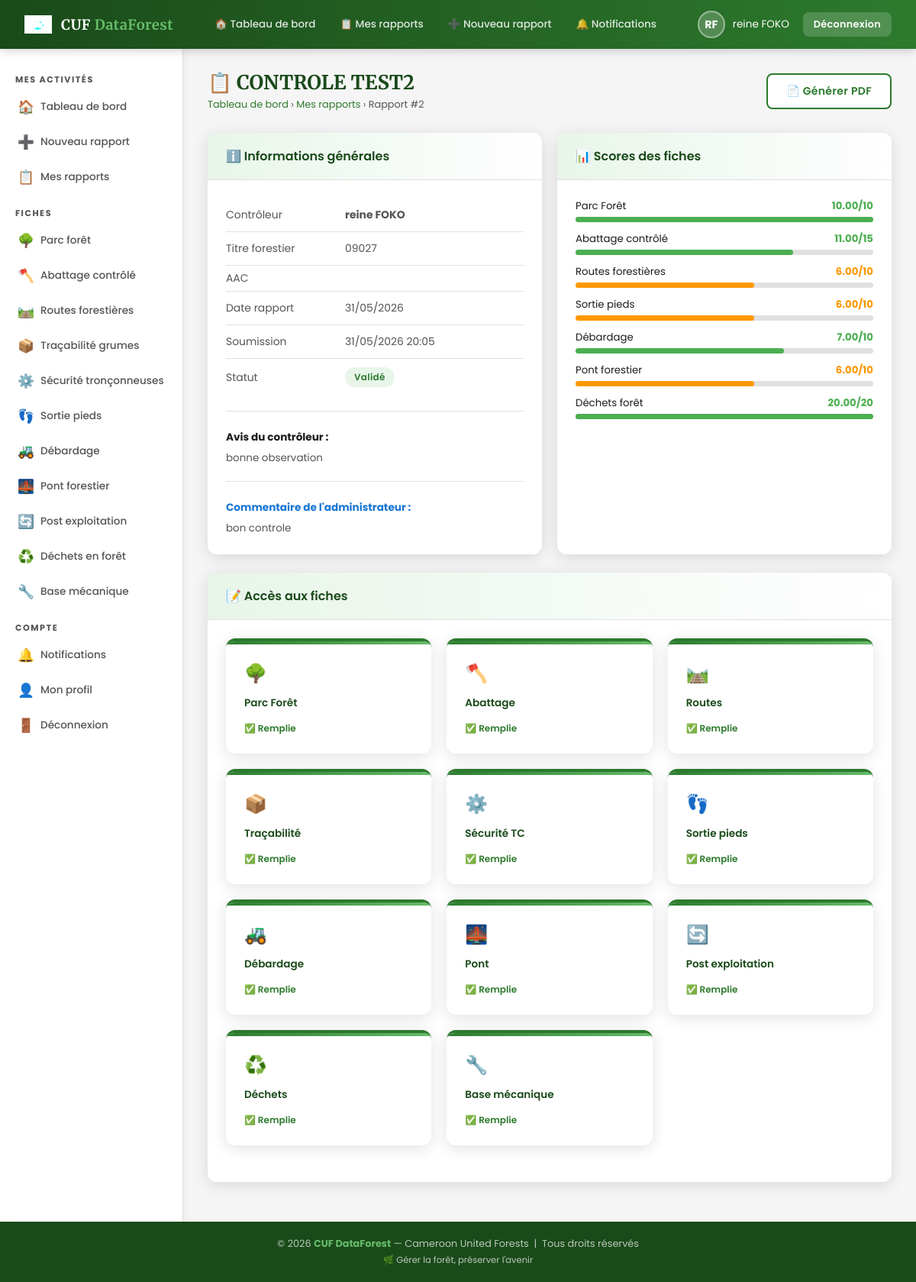
/pages/rapport_detail.php?id=2 (signed in), run on the app's committed database.
### tables this page shows
CREATE TABLE `rapports` (
  `id` int(11) NOT NULL,
  `controleur_id` int(11) NOT NULL,
  `titre` varchar(200) DEFAULT NULL,
  `titre_forestier` varchar(100) DEFAULT NULL,
  `aac` varchar(50) DEFAULT NULL,
  `date_rapport` date NOT NULL,
  `statut` enum('brouillon','soumis','validé','rejeté') DEFAULT 'brouillon',
  `avis_global` text DEFAULT NULL,
  `note_globale` decimal(5,2) DEFAULT NULL,
  `date_soumission` datetime DEFAULT NULL,
  `date_validation` datetime DEFAULT NULL,
  `admin_id` int(11) DEFAULT NULL,
  `commentaire_admin` text DEFAULT NULL,
  `pdf_path` varchar(255) DEFAULT NULL,
  `date_creation` datetime DEFAULT current_timestamp()
);

CREATE TABLE `users` (
  `id` int(11) NOT NULL,
  `nom` varchar(100) NOT NULL,
  `prenom` varchar(100) NOT NULL,
  `email` varchar(150) NOT NULL,
  `password` varchar(255) NOT NULL,
  `role` enum('administrateur','controleur') NOT NULL DEFAULT 'controleur',
  `titre_forestier` varchar(100) DEFAULT NULL,
  `aac` varchar(50) DEFAULT NULL,
  `statut` enum('actif','inactif','en_attente') DEFAULT 'en_attente',
  `date_creation` datetime DEFAULT current_timestamp(),
  `derniere_connexion` datetime DEFAULT NULL
);

### includes/config.php (called while the page is built, shortened)
<?php
function isAdmin() {
    return isset($_SESSION['role']) && $_SESSION['role'] === 'administrateur';
}
?>

### pages/rapport_detail.php (the view, shortened to what this page needs)
<?php
require_once '../includes/config.php';
$db=getDB(); $uid=$_SESSION['user_id'];
$rid=(int)($_GET['id']??0);
$stmt=$db->prepare("SELECT r.*,u.nom,u.prenom,u.email FROM rapports r JOIN users u ON r.controleur_id=u.id WHERE r.id=?");
$stmt->bind_param('i',$rid);$stmt->execute();
$rapport=$stmt->get_result()->fetch_assoc();
function getTotal($db,$table,$rid,$col='total_points'){
    $r=$db->query("SELECT $col FROM $table WHERE rapport_id=$rid")->fetch_assoc();
    return $r[$col]??null;
}
$totaux=[
    'Parc Forêt'        =>['score'=>getTotal($db,'fiche_parc_foret',$rid),'max'=>10],
    'Abattage contrôlé' =>['score'=>getTotal($db,'fiche_abattage',$rid,'p1_total'),'max'=>15],
    'Routes forestières'=>['score'=>getTotal($db,'fiche_routes_forestieres',$rid),'max'=>10],
    'Sortie pieds'      =>['score'=>getTotal($db,'fiche_sortie_pieds',$rid),'max'=>10],
    'Débardage'         =>['score'=>getTotal($db,'fiche_debardage',$rid),'max'=>10],
    'Pont forestier'    =>['score'=>getTotal($db,'fiche_pont_forestier',$rid),'max'=>10],
    'Déchets forêt'     =>['score'=>getTotal($db,'fiche_dechets_foret',$rid),'max'=>20],
];
include '../includes/header.php';
?>
<div class="page-header">
    <div>
        <h1 class="page-title">📋 <?=htmlspecialchars($rapport['titre']??'Rapport #'.$rid)?></h1>
        <div class="breadcrumb">
            <?php if(isAdmin()):?><a href="../dashboard_admin.php">Admin</a> › <a href="rapports_admin.php">Rapports</a>
            <?php else:?><a href="../dashboard_controleur.php">Tableau de bord</a> › <a href="mes_rapports.php">Mes rapports</a><?php endif;?>
            › Rapport #<?=$rid?>
        </div>
    </div>
    <div style="display:flex;gap:8px;flex-wrap:wrap;">
        <a href="generer_pdf.php?id=<?=$rid?>" class="btn btn-secondary" target="_blank">📄 Générer PDF</a>
    </div>
</div>
<div style="display:grid;grid-template-columns:1fr 1fr;gap:20px;">
<div class="card fade-in">
    <div class="card-header"><span class="card-title">ℹ️ Informations générales</span></div>
    <div class="card-body">
        <table style="width:100%;font-size:0.87rem;">
            <tr><td style="color:var(--gris-texte);padding:6px 0;width:140px;">Contrôleur</td><td><strong><?=htmlspecialchars($rapport['prenom'].' '.$rapport['nom'])?></strong></td></tr>
            <tr><td style="color:var(--gris-texte);padding:6px 0;">Titre forestier</td><td><?=htmlspecialchars($rapport['titre_forestier']??'-')?></td></tr>
            <tr><td style="color:var(--gris-texte);padding:6px 0;">AAC</td><td><?=htmlspecialchars($rapport['aac']??'-')?></td></tr>
            <tr><td style="color:var(--gris-texte);padding:6px 0;">Date rapport</td><td><?=date('d/m/Y',strtotime($rapport['date_rapport']))?></td></tr>
            <tr><td style="color:var(--gris-texte);padding:6px 0;">Soumission</td><td><?=$rapport['date_soumission']?date('d/m/Y H:i',strtotime($rapport['date_soumission'])):'-'?></td></tr>
            <tr><td style="color:var(--gris-texte);padding:6px 0;">Statut</td>
                <td><?php $b=['brouillon'=>'secondary','soumis'=>'warning','validé'=>'success','rejeté'=>'danger'];?>
                <span class="badge badge-<?=$b[$rapport['statut']]??'secondary'?>"><?=ucfirst($rapport['statut'])?></span></td></tr>
        </table>
        <?php if($rapport['avis_global']):?>
        <hr class="divider"/><strong style="font-size:0.85rem;">Avis du contrôleur :</strong>
        <p style="font-size:0.84rem;color:var(--gris-texte);margin-top:6px;"><?=nl2br(htmlspecialchars($rapport['avis_global']))?></p>
        <?php endif;?>
        <?php if($rapport['commentaire_admin']):?>
        <hr class="divider"/>
        <strong style="font-size:0.85rem;color:var(--bleu-info);">Commentaire de l'administrateur :</strong>
        <p style="font-size:0.84rem;color:var(--gris-texte);margin-top:6px;"><?=nl2br(htmlspecialchars($rapport['commentaire_admin']))?></p>
        <?php endif;?>
    </div>
</div>
<div class="card fade-in">
    <div class="card-header"><span class="card-title">📊 Scores des fiches</span></div>
    <div class="card-body">
        <?php foreach($totaux as $nom=>$t):
            $pct=$t['max']>0&&$t['score']!==null?round($t['score']/$t['max']*100):null;
            $color=$pct===null?'#ccc':($pct>=70?'var(--vert-clair)':($pct>=40?'var(--orange-alerte)':'var(--rouge))'));
        ?>
        <div style="margin-bottom:12px;">
            <div style="display:flex;justify-content:space-between;font-size:0.83rem;margin-bottom:4px;">
                <span><?=$nom?></span>
                <span style="font-weight:700;color:<?=$color?>"><?=$t['score']!==null?$t['score'].'/'.$t['max']:'Non remplie'?></span>
            </div>
            <div style="height:7px;background:var(--gris-moyen);border-radius:4px;">
                <div style="height:100%;width:<?=$pct??0?>%;background:<?=$color?>;border-radius:4px;transition:width 0.5s;"></div>
            </div>
        </div>
        <?php endforeach;?>
    </div>
</div>
</div>
<div class="card fade-in">
    <div class="card-header"><span class="card-title">📝 Accès aux fiches</span></div>
    <div class="card-body">
        <div class="fiches-grid">
        <?php
        $flist=[
            ['🌳','Parc Forêt','fiche_parc_foret','fiche_parc_foret.php'],
            ['🪓','Abattage','fiche_abattage','fiche_abattage.php'],
            ['🛤️','Routes','fiche_routes_forestieres','fiche_routes.php'],
            ['📦','Traçabilité','fiche_tracabilite_grumes','fiche_tracabilite.php'],
            ['⚙️','Sécurité TC','fiche_securite_tronconneuses','fiche_securite_tc.php'],
            ['👣','Sortie pieds','fiche_sortie_pieds','fiche_sortie_pieds.php'],
            ['🚜','Débardage','fiche_debardage','fiche_debardage.php'],
            ['🌉','Pont','fiche_pont_forestier','fiche_pont.php'],
            ['🔄','Post exploitation','fiche_post_exploitation','fiche_post_exploitation.php'],
            ['♻️','Déchets','fiche_dechets_foret','fiche_dechets.php'],
            ['🔧','Base mécanique','fiche_base_mecanique','fiche_base_mecanique.php'],
        ];
        foreach($flist as[$ico,$nom,$table,$url]):
            $filled=$db->query("SELECT COUNT(*) FROM $table WHERE rapport_id=$rid")->fetch_row()[0]>0;
        ?>
        <a href="<?=$url?>?rapport_id=<?=$rid?>" class="fiche-card <?=$filled?'remplie':''?>" style="min-height:90px;">
            <span class="fiche-icon" style="font-size:1.5rem;"><?=$ico?></span>
            <h3 style="font-size:0.85rem;"><?=$nom?></h3>
            <div class="fiche-status <?=$filled?'ok':'pending'?>" style="font-size:0.75rem;">
                <?=$filled?'✅ Remplie':'⊙ Non remplie'?>
            </div>
        </a>
        <?php endforeach;?>
        </div>
    </div>
</div>
<?php include '../includes/footer.php';?>

### includes/header.php (shortened to what this page needs)
<?php
$nb_notif = isLoggedIn() ? getNbNotifications($_SESSION['user_id']) : 0;
$initiales = '';
if (isLoggedIn()) {
    $initiales = strtoupper(substr($_SESSION['prenom'] ?? 'U', 0, 1) . substr($_SESSION['nom'] ?? '', 0, 1));
}
?>
<!DOCTYPE html>
<html lang="fr">
<head>
    <link rel="stylesheet" href="<?= SITE_URL ?>/css/style.css" />
</head>
<body>
<nav class="navbar">
    <a href="<?= SITE_URL ?>/<?= isAdmin() ? 'dashboard_admin.php' : 'dashboard_controleur.php' ?>" class="navbar-brand">
        <img src="<?= SITE_URL ?>/images/logo.png" alt="CUF" class="navbar-logo" />
        <span class="navbar-title">CUF <span>DataForest</span></span>
    </a>
    <div class="navbar-nav">
        <?php if (isAdmin()): ?>
            <a href="<?= SITE_URL ?>/dashboard_admin.php" class="nav-link">🏠 Tableau de bord</a>
            <a href="<?= SITE_URL ?>/pages/rapports_admin.php" class="nav-link">📋 Rapports</a>
            <a href="<?= SITE_URL ?>/pages/utilisateurs.php" class="nav-link">👥 Utilisateurs</a>
            <a href="<?= SITE_URL ?>/pages/statistiques.php" class="nav-link">📊 Statistiques</a>
        <?php else: ?>
            <a href="<?= SITE_URL ?>/dashboard_controleur.php" class="nav-link">🏠 Tableau de bord</a>
            <a href="<?= SITE_URL ?>/pages/mes_rapports.php" class="nav-link">📋 Mes rapports</a>
            <a href="<?= SITE_URL ?>/pages/nouveau_rapport.php" class="nav-link">➕ Nouveau rapport</a>
        <?php endif; ?>
        <a href="<?= SITE_URL ?>/pages/notifications.php" class="nav-link">
            🔔 Notifications
        </a>
    </div>
    <div class="navbar-user">
        <div class="user-avatar"><?= $initiales ?></div>
        <span><?= htmlspecialchars(($_SESSION['prenom'] ?? '') . ' ' . ($_SESSION['nom'] ?? '')) ?></span>
        <a href="<?= SITE_URL ?>/logout.php" class="btn btn-sm" style="background:rgba(255,255,255,0.18);color:white;margin-left:8px;">Déconnexion</a>
    </div>
</nav>
<div class="layout">
<aside class="sidebar">
    <?php if (isAdmin()): ?>
    <div class="sidebar-section">
        <div class="sidebar-label">Administration</div>
        <a href="<?= SITE_URL ?>/dashboard_admin.php" class="sidebar-link"><span class="icon">🏠</span> Tableau de bord</a>
        <a href="<?= SITE_URL ?>/pages/rapports_admin.php" class="sidebar-link"><span class="icon">📋</span> Tous les rapports</a>
        <a href="<?= SITE_URL ?>/pages/utilisateurs.php" class="sidebar-link"><span class="icon">👥</span> Gestion utilisateurs</a>
        <a href="<?= SITE_URL ?>/pages/statistiques.php" class="sidebar-link"><span class="icon">📊</span> Statistiques</a>
        <a href="<?= SITE_URL ?>/pages/export_global.php" class="sidebar-link"><span class="icon">📥</span> Export global</a>
    </div>
    <div class="sidebar-section">
        <div class="sidebar-label">Outils</div>
        <a href="<?= SITE_URL ?>/pages/notifications.php" class="sidebar-link"><span class="icon">🔔</span> Notifications <?php if ($nb_notif > 0) echo "<span class='nav-badge'>$nb_notif</span>"; ?></a>
        <a href="<?= SITE_URL ?>/pages/profil.php" class="sidebar-link"><span class="icon">👤</span> Mon profil</a>
        <a href="<?= SITE_URL ?>/logout.php" class="sidebar-link"><span class="icon">🚪</span> Déconnexion</a>
    </div>
    <?php else: ?>
    <div class="sidebar-section">
        <div class="sidebar-label">Mes activités</div>
        <a href="<?= SITE_URL ?>/dashboard_controleur.php" class="sidebar-link"><span class="icon">🏠</span> Tableau de bord</a>
        <a href="<?= SITE_URL ?>/pages/nouveau_rapport.php" class="sidebar-link"><span class="icon">➕</span> Nouveau rapport</a>
        <a href="<?= SITE_URL ?>/pages/mes_rapports.php" class="sidebar-link"><span class="icon">📋</span> Mes rapports</a>
    </div>
    <div class="sidebar-section">
        <div class="sidebar-label">Fiches</div>
        <a href="<?= SITE_URL ?>/pages/fiche_parc_foret.php" class="sidebar-link"><span class="icon">🌳</span> Parc forêt</a>
        <a href="<?= SITE_URL ?>/pages/fiche_abattage.php" class="sidebar-link"><span class="icon">🪓</span> Abattage contrôlé</a>
        <a href="<?= SITE_URL ?>/pages/fiche_routes.php" class="sidebar-link"><span class="icon">🛤️</span> Routes forestières</a>
        <a href="<?= SITE_URL ?>/pages/fiche_tracabilite.php" class="sidebar-link"><span class="icon">📦</span> Traçabilité grumes</a>
        <a href="<?= SITE_URL ?>/pages/fiche_securite_tc.php" class="sidebar-link"><span class="icon">⚙️</span> Sécurité tronçonneuses</a>
        <a href="<?= SITE_URL ?>/pages/fiche_sortie_pieds.php" class="sidebar-link"><span class="icon">👣</span> Sortie pieds</a>
        <a href="<?= SITE_URL ?>/pages/fiche_debardage.php" class="sidebar-link"><span class="icon">🚜</span> Débardage</a>
        <a href="<?= SITE_URL ?>/pages/fiche_pont.php" class="sidebar-link"><span class="icon">🌉</span> Pont forestier</a>
        <a href="<?= SITE_URL ?>/pages/fiche_post_exploitation.php" class="sidebar-link"><span class="icon">🔄</span> Post exploitation</a>
        <a href="<?= SITE_URL ?>/pages/fiche_dechets.php" class="sidebar-link"><span class="icon">♻️</span> Déchets en forêt</a>
        <a href="<?= SITE_URL ?>/pages/fiche_base_mecanique.php" class="sidebar-link"><span class="icon">🔧</span> Base mécanique</a>
    </div>
    <div class="sidebar-section">
        <div class="sidebar-label">Compte</div>
        <a href="<?= SITE_URL ?>/pages/notifications.php" class="sidebar-link"><span class="icon">🔔</span> Notifications <?php if ($nb_notif > 0) echo "<span class='nav-badge'>$nb_notif</span>"; ?></a>
        <a href="<?= SITE_URL ?>/pages/profil.php" class="sidebar-link"><span class="icon">👤</span> Mon profil</a>
        <a href="<?= SITE_URL ?>/logout.php" class="sidebar-link"><span class="icon">🚪</span> Déconnexion</a>
    </div>
    <?php endif; ?>
</aside>
<main class="main-content">

### includes/footer.php (shortened to what this page needs)
</main>
</div>
<footer>
    <p>© <?= date('Y') ?> <strong>CUF DataForest</strong> — Cameroon United Forests &nbsp;|&nbsp; Tous droits réservés</p>
    <p style="margin-top:4px;font-size:0.72rem;">🌿 Gérer la forêt, préserver l'avenir</p>
</footer>
</body>
</html>

### data on the page
rapports: titre "CONTROLE TEST2", controleur "2", controleur.nom "reine FOKO", titre_forestier "09027", date_rapport "31/05/2026", date_soumission "31/05/2026 20:05", statut "Validé", avis_global "bonne observation", commentaire_admin "bon controle"

### other printed values
$initiales "RF"
$nom "Parc Forêt"
$t['score'] "10.00"
$t['max'] "10"
$nom "Abattage contrôlé"
$t['score'] "11.00"
$t['max'] "15"
$nom "Routes forestières"
$t['score'] "6.00"
$nom "Sortie pieds"
$nom "Débardage"
$t['score'] "7.00"
$nom "Pont forestier"
$nom "Déchets forêt"
$t['score'] "20.00"
